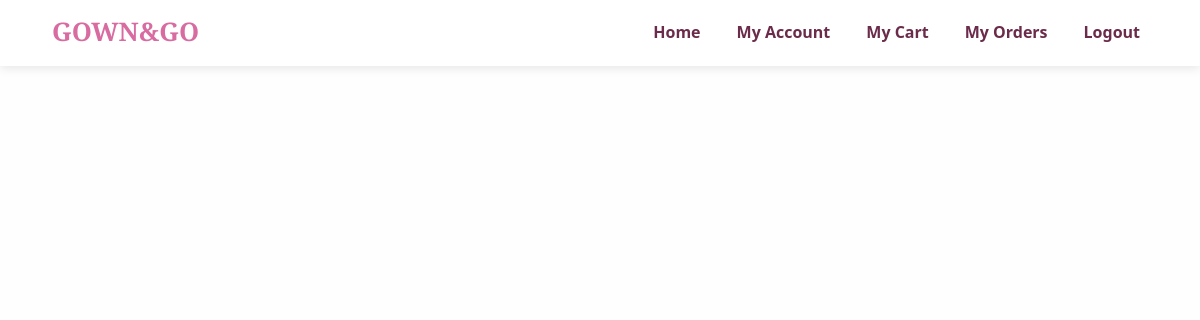
Page /gown_and_go/client_home.php on the earlier database version.
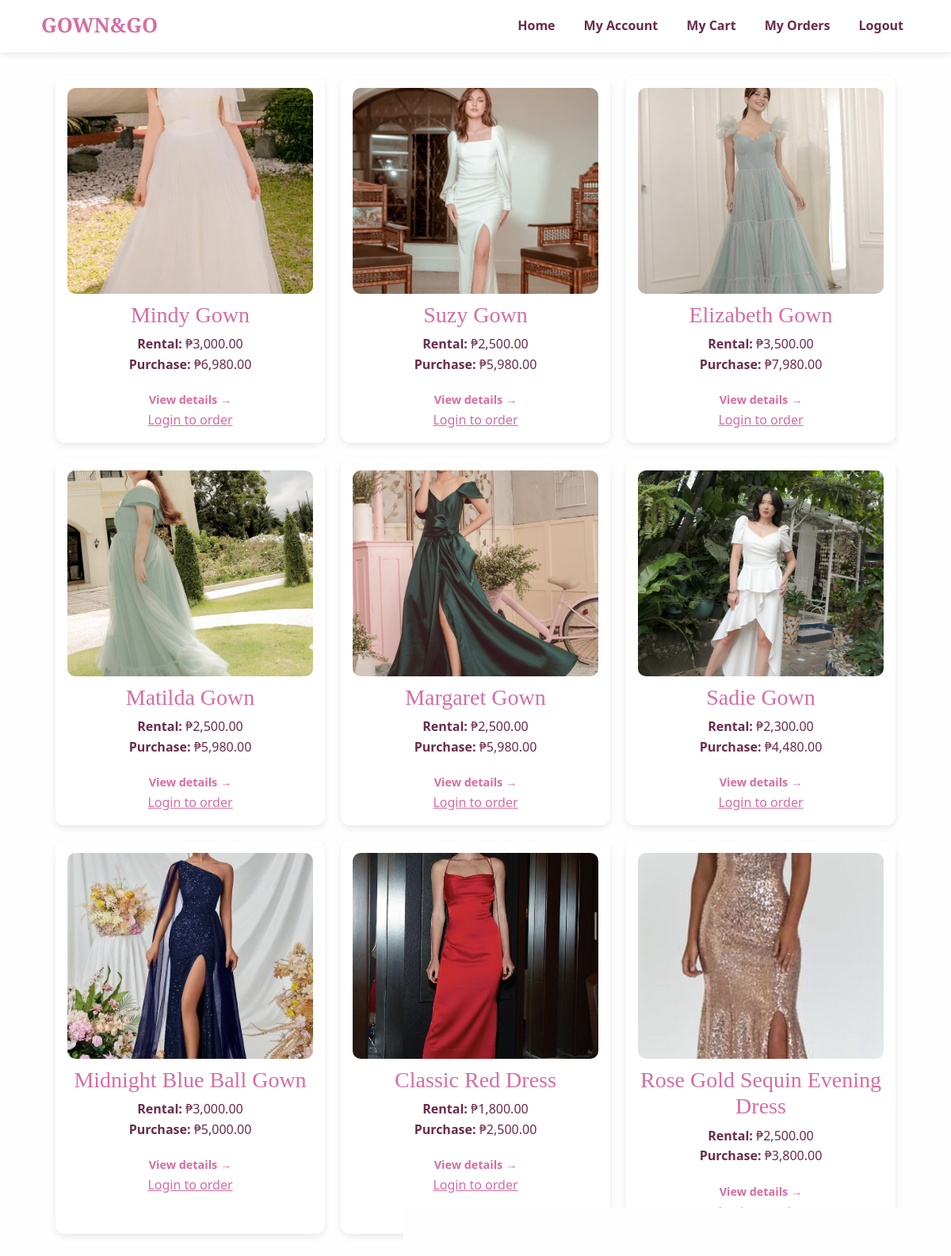
Same page on the later database version.
### tables this page shows
CREATE TABLE `items` (
  `item_id` int(11) NOT NULL,
  `name` varchar(255) NOT NULL,
  `description` text DEFAULT NULL,
  `rental_price` decimal(10,2) NOT NULL,
  `purchase_price` decimal(10,2) NOT NULL,
  `status` enum('Available','Out of Stock','Rented') NOT NULL DEFAULT 'Available',
  `stock` int(11) NOT NULL DEFAULT 0,
  `image` varchar(255) DEFAULT NULL,
  `created_at` datetime DEFAULT current_timestamp()
);

### gown_and_go/client_home.php (the view, shortened to what this page needs)
<?php
include 'config.php';
$items_q = mysqli_query($conn, "
    SELECT item_id, name, description, rental_price, purchase_price, stock, image
    FROM items
    ORDER BY created_at DESC
");
?>
<!DOCTYPE html>
<html lang="en">
<head>
    <link rel="stylesheet" href="https://cdn.jsdelivr.net/npm/bootstrap@5.3.8/dist/css/bootstrap.min.css">
    <link rel="stylesheet" href="inclusion/stylesheet.css">
</head>
<body>
    <?php include 'inclusion/nav.php'; ?>
<div class="gown-container">
<?php while ($item = mysqli_fetch_assoc($items_q)): ?>
    <?php
        $imagePath = (!empty($item['image']))
            ? "uploads/" . $item['image']
            : "https://via.placeholder.com/300x260?text=No+Image";
    ?>
    <div class="gown-card">
        <img src="<?php echo $imagePath; ?>" alt="<?php echo htmlspecialchars($item['name']); ?>">
        <h3><?php echo htmlspecialchars($item['name']); ?></h3>
        <p>
            <strong>Rental:</strong> ₱<?php echo number_format($item['rental_price'], 2); ?><br>
            <strong>Purchase:</strong> ₱<?php echo number_format($item['purchase_price'], 2); ?>
        </p>
        <a class="view-link" href="view_item.php?id=<?php echo $item['item_id']; ?>">View details →</a>
        <?php if (!isset($_SESSION['user_id'])): ?>
            <br><a href="login.php" style="color:#d86ca1;">Login to order</a>
        <?php endif; ?>
    </div>
<?php endwhile; ?>
</div>
</body>
</html>

### gown_and_go/inclusion/nav.php (shortened to what this page needs)
<nav class="navbar navbar-expand-lg topbar">
  <div class="container-fluid">
    <a class="logo" href="#">GOWN&GO</a>
    <div class="collapse navbar-collapse" id="navbarNav">
      <ul class="navbar-nav ms-auto nav-links">
        <li class="nav-item">
          <a class="nav-link" href="client_home.php">Home</a>
        </li>
        <li class="nav-item">
          <a class="nav-link" href="user.php">My Account</a>
        </li>
        <li class="nav-item">
          <a class="nav-link" href="cart.php">My Cart</a>
        </li>
        <li class="nav-item">
          <a class="nav-link" href="orders.php">My Orders</a>
        </li>
        <li class="nav-item">
          <a class="nav-link" href="logout.php">Logout</a>
        </li>
      </ul>
    </div>
  </div>
</nav>

### gown_and_go/inclusion/stylesheet.css (style rules this page uses)
* { box-sizing: border-box; }
html, body { margin: 0; padding: 0; box-sizing: border-box; }
body { font-family: 'Segoe UI', Tahoma, Geneva, Verdana, sans-serif; background: url('https://i.pinimg.com/1200x/63/01/8a/63018a11c5ad770ed2eec2d2587cea74.jpg') no-repeat center center fixed; background-size: cover; color: #6b2b4a; line-height: 1.6; position: relative; }
body::before { content: ""; position: fixed; inset: 0; background-color: rgba(245, 230, 240, 0.04); z-index: -1; }
.topbar { background: rgba(255,255,255,0.9); padding: 12px 40px; display: flex; justify-content: space-between; align-items: center; box-shadow: 0 2px 10px rgba(0,0,0,0.1); }
.logo { text-decoration: none; font-family: 'Playfair Display', serif; font-size: 1.6rem; font-weight: bold; color: #d86ca1; }
.nav-links a { margin-left: 20px; color: #6b2b4a; text-decoration: none; font-weight: 600; }

### gown_and_go/client_home.php (style rules this page uses)
.gown-container { max-width: 1100px; margin: 30px auto; display: grid; grid-template-columns: repeat(auto-fit, minmax(260px, 1fr)); gap: 20px; padding: 0 20px; }
.gown-card { background: rgba(255,255,255,0.88); border-radius: 12px; padding: 15px; text-align: center; box-shadow: 0 4px 10px rgba(0,0,0,0.08); }
.gown-card img { width: 100%; height: 260px; object-fit: cover; border-radius: 10px; }
.gown-card h3 { margin-top: 10px; color: #d86ca1; font-family: 'Playfair Display', serif; }
.view-link { display: inline-block; margin-top: 4px; font-size: 0.9rem; text-decoration: none; color: #d86ca1; font-weight: 600; }

Differences in the rows shown:
added items: image (picture), name "Mindy Gown", rental_price "3,000.00", purchase_price "6,980.00"
added items: image (picture), name "Suzy Gown", rental_price "2,500.00", purchase_price "5,980.00"
added items: image (picture), name "Elizabeth Gown", rental_price "3,500.00", purchase_price "7,980.00"
added items: image (picture), name "Matilda Gown", rental_price "2,500.00", purchase_price "5,980.00"
added items: image (picture), name "Margaret Gown", rental_price "2,500.00", purchase_price "5,980.00"
added items: image (picture), name "Sadie Gown", rental_price "2,300.00", purchase_price "4,480.00"
added items: image (picture), name "Midnight Blue Ball Gown", rental_price "3,000.00", purchase_price "5,000.00"
added items: image (picture), name "Classic Red Dress", rental_price "1,800.00", purchase_price "2,500.00"
added items: image (picture), name "Rose Gold Sequin Evening Dress", rental_price "2,500.00", purchase_price "3,800.00"
